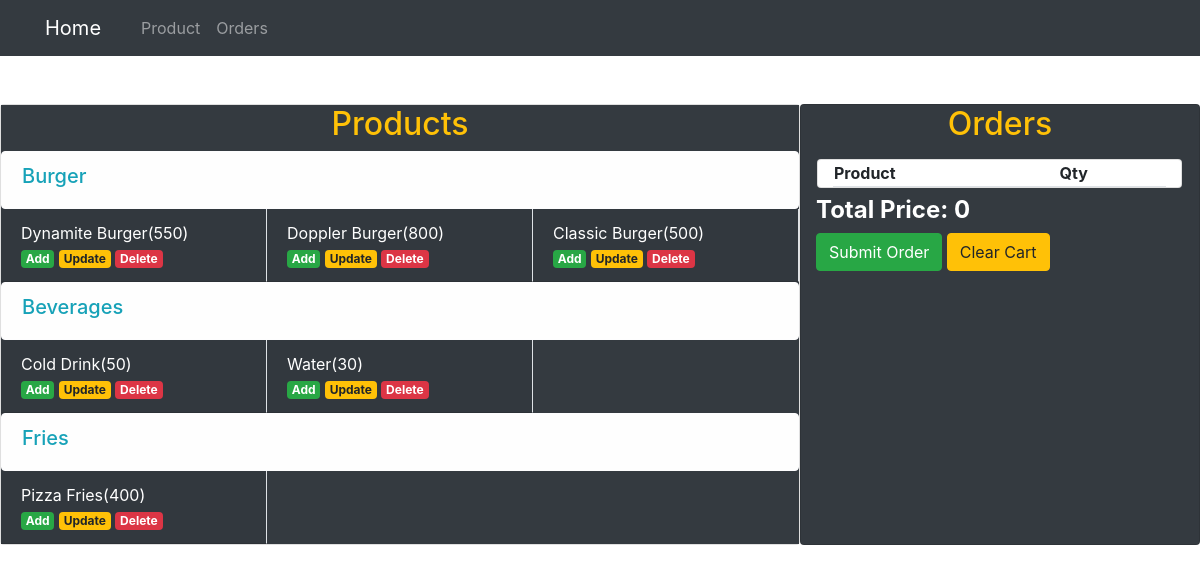
The page / on the database its author committed.
### category/models.py (models this page shows, shortened)
class Category(models.Model):
    title = models.CharField(max_length=255)
    def get_products(self):
        return product.models.Product.objects.filter(category__id=self.id)

### product/models.py (models this page shows, shortened)
class Product(models.Model):
    name = models.CharField(max_length=255)
    category = models.ForeignKey(
        Category,
        on_delete=models.SET_NULL,
        null=True
    )
    price = models.IntegerField(default=0)

### core/views.py (the view)
# urls.py: path('', views.index, name='index')
def index(request):
    category = Category.objects.all()
    if not 'order_items' in request.session:
        print('cart created')
        order_items = {'total_price': 0}
        request.session['order_items'] = json.dumps(order_items)
    order_data = json.loads(request.session['order_items'])
    total_price = order_data.pop('total_price')
    return render(request, 'core/index.html', {
        'categories': category,
        'order_data': order_data,
        'total_price': total_price
    })

### templates/core/index.html (shortened to what this page needs)
{% extends 'base.html' %}
{% block body %}
<div class="col-12 my-5">
    <div class="row">
        <div class="col-8 card ">
            <div class="row bg-dark text-white">
                <div class="col-12 mb-0 text-warning left_header">
                    <h2>Products</h2>
                </div>
                {% for category in categories %}
                <div class="alert alert-light col-12 mb-0">
                    <h5 class="text-info">{{category.title}}</h5>
                </div>
                {% for product in category.get_products %}
                <div class="col-4 card-header border-right">
                    <div class="header">{{product.name}}({{product.price}})</div>
                    <a href="{% url 'order:add' product.id %}" class="badge badge-success">Add</a>
                    <a href="{% url 'product:update' product.id%}" class="badge badge-warning">Update</a>
                    <a href="{% url 'product:delete' product.id%}" class="badge badge-danger">Delete</a>
                </div>
                {% endfor %}
                {% endfor %}
            </div>
        </div>
        <div class="col-4 card bg-dark">
            <div class="row">
                <div class="col-12 mb-0 text-warning left_header ">
                    <h2>Orders</h2>
                </div>
                <div class="col-11 mt-2 mx-3 card order-items">
                    <table>
                        <tr class="table-header border-bottom">
                            <td><b>Product</b></td>
                            <td><b>Qty</b></td>
                        </tr>
                    </table>
                </div>
                <div class="col-12 mt-2">
                    <h4 class="text-white"><b>Total Price: {{total_price}}</b></h4>
                    <a href="{% url 'order:submit' %}" class="btn btn-success mb-2">Submit Order</a>
                    <a href="{% url 'order:empty' %}" class="btn btn-warning  mb-2">Clear Cart</a>
                </div>
            </div>
        </div>
    </div>
</div>
{% endblock body %}

### templates/base.html (shortened to what this page needs)
<!doctype html>
<html lang="en">
  <head>
    <link rel="stylesheet" href="https://maxcdn.bootstrapcdn.com/bootstrap/4.0.0/css/bootstrap.min.css">
        	<link rel="stylesheet" href="https://use.fontawesome.com/releases/v5.6.1/css/all.css"
>
  </head>
  <body>
    {% include 'components/navbar.html' %}
    {% block body %}
    {% endblock body %}
  </body>
</html>

### templates/components/navbar.html (shortened to what this page needs)
<nav class="navbar navbar-expand-sm navbar-dark bg-dark">
    <div class="container">
        <a class="navbar-brand" href="/">Home</a>
        <div class="collapse navbar-collapse" id="navbarNavAltMarkup">
            <div class="navbar-nav"`>
                <a class="nav-link active"> <span class="sr-only">(current)</span></a>
                <a class="nav-link" href="{% url 'product:create' %}">Product</a>
                <a class="nav-link" href="{% url 'order:list' %}">Orders</a>
            </div>
        </div>
    </div>
</nav>

### templates/core/index.html (style rules this page uses)
.left_header { text-align: center; }

### rows shown on the page
Category: title "Burger"
Product: name "Dynamite Burger", price "550"
Product: name "Doppler Burger", price "800"
Product: name "Classic Burger", price "500"
Category: title "Beverages"
Product: name "Cold Drink", price "50"
Product: name "Water", price "30"
Category: title "Fries"
Product: name "Pizza Fries", price "400"

### other values the page prints
{{ total_price }} "0"
